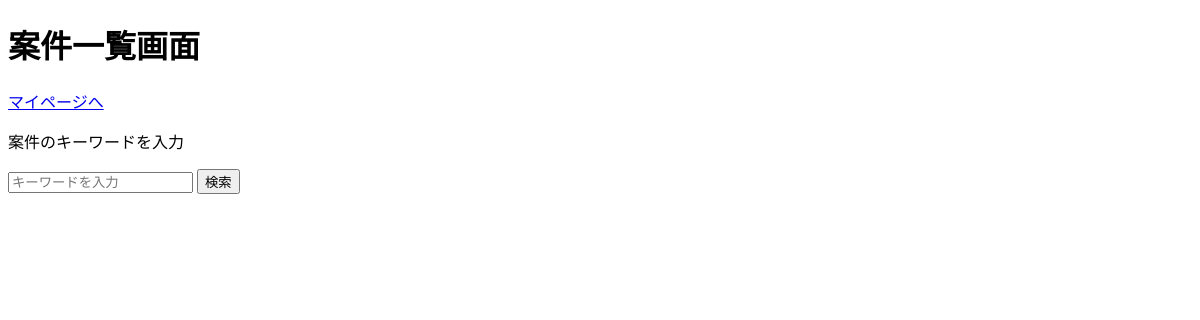
The page /hello/mainpage on the database as committed earlier.
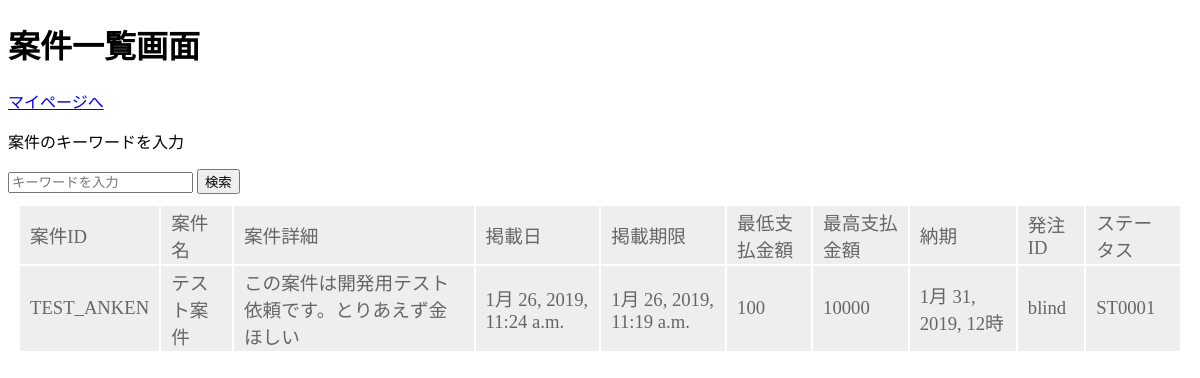
The same page on the database as committed later.
### hello/models.py (models this page shows, shortened)
class ANKENTBL(models.Model):
    ANKENID = models.CharField(max_length=10, default=get_next)  # 案件ID(自動採番)
    ANKENNM = models.CharField(max_length=25)  # 案件名
    CONTENTS = models.CharField(max_length=500)  # 案件詳細内容
    REQUESTDATE = models.DateTimeField(default=timezone.now)  # 掲載日
    RECRUITDATE = models.DateTimeField()  # 掲載期限
    MINPAY = models.IntegerField(default=100)  # 最低金額
    MAXPAY = models.IntegerField(default=10000)  # 最高金額
    DELIVE = models.DateTimeField()  # 納期
    MIDFILENM = models.CharField(max_length=30, null=True)  # 中間成果物ファイル名
    MDCOMMENT = models.CharField(max_length=200, null=True)  # 中間成果物コメント
    MDMONEY = models.IntegerField(default=3, null=True)  # 中間出来高(※初期値は3)
    FNLFILENM = models.CharField(max_length=30, null=True)  # 最終成果物ファイル名
    FNLCOMMENT = models.CharField(max_length=200, null=True)  # 最終成果物コメント
    FNLMONEY = models.IntegerField(default=3, null=True)  # 最終出来高(※初期値は3)
    HTUID = models.ForeignKey(USERTBL, on_delete=models.CASCADE,
                              related_name='ANKENTBL_HTUID')  # 発注ユーザーID
    JYUID = models.ForeignKey(USERTBL, on_delete=models.CASCADE,
                              related_name='ANKENTBL_JYUID', null=True)  # 受注者ID
    STID = models.ForeignKey(
        KOUMOKUM, on_delete=models.CASCADE, default='ST0001')  # ステータスID

class USERTBL(models.Model):
    USERID = models.CharField(max_length=8)  # ユーザーID
    USERNM = models.CharField(max_length=10)  # ユーザー名
    PASS = models.CharField(max_length=10)  # パスワード
    COUNTRYID = models.ForeignKey(KOUMOKUM, on_delete=models.CASCADE,
                                  related_name='KOUMOKUM_COUNTRY')  # 国籍ID
    NAME = models.CharField(max_length=20)  # 氏名
    BIRTHDAY = models.DateTimeField()  # 生年月日
    TEL = models.IntegerField(default=00000000000)  # 電話番号
    UNIV = models.CharField(max_length=20)  # 大学名
    ADDRESSID = models.ForeignKey(KOUMOKUM, on_delete=models.CASCADE,
                                  related_name='KOUMOKUM_ADDRESS')  # 居住地ID
    WORKID = models.ForeignKey(KOUMOKUM, on_delete=models.CASCADE,
                               related_name='KOUMOKUM_WORK')  # 職業ID
    FREESPACE = models.CharField(max_length=500)  # 自己紹介欄
    MAIL = models.EmailField(max_length=50)  # メールアドレス
    RANKID = models.CharField(max_length=1)  # 現在評価ランク
    def __str__(self):
        return self.USERID

class KOUMOKUM(models.Model):
    ITEMID = models.CharField(max_length=10)  # 項目ID
    ITEMNM = models.CharField(max_length=100)  # 項目名
    def __str__(self):
        return self.ITEMID

### hello/views.py (the view)
# urls.py: path('mainpage', views.mainpage, name='mainpage'),
def mainpage(request):
    data1 = ANKENTBL.objects.all()
    params = {
        'title': 'Hello',
        'data1': data1,
    }
    return render(request, 'hello/mainpage.html', params)

### hello/templates/hello/mainpage.html (shortened to what this page needs)
{% load static %}
<!DOCTYPE html>
<html lang="ja">
<head>
  <link rel="stylesheet" type="text/css" href="{% static 'hello/css/style.css' %}" />
</head>
<body>
  <h1>案件一覧画面</h1>
  <a href="mypage">マイページへ</a>
  <form action="cgi-bin/example.cgi" method="post">
    <p>案件のキーワードを入力</p>
    <input type="search" name="search" placeholder="キーワードを入力">
    <input type="submit" name="submit" value="検索">
  </form>
  <table>
    <form action="{% url 'mainpage' %}" method="post">
      {% for item in data1 %}
      <tr>
        <td>案件ID</td>
        <td>案件名</td>
        <td>案件詳細</td>
        <td>掲載日</td>
        <td>掲載期限</td>
        <td>最低支払金額</td>
        <td>最高支払金額</td>
        <td>納期</td>
        <td>発注ID</td>
        <td>ステータス</td>
      </tr>
      <tr>
        <td>{{item.ANKENID}}</td>
        <td>{{item.ANKENNM}}</td>
        <td>{{item.CONTENTS}}</td>
        <td>{{item.REQUESTDATE}}</td>
        <td>{{item.RECRUITDATE}}</td>
        <td>{{item.MINPAY}}</td>
        <td>{{item.MAXPAY}}</td>
        <td>{{item.DELIVE}}</td>
        <td>{{item.HTUID}}</td>
        <td>{{item.STID}}</td>
      </tr>
      {% endfor %}
  </table>
</body>
</html>

### hello/static/hello/css/style.css (style rules this page uses)
table { margin:10px; font-size:14pt; }
table tr td { background-color:#eee; color:#666; padding:2px 10px; birder-size:2px; }

Rows that differ between the two databases and show on the page:
added ANKENTBL: ANKENID "TEST_ANKEN", ANKENNM "テスト案件", CONTENTS "この案件は開発用テスト依頼です。とりあえず金ほしい", REQUESTDATE "1月 26, 2019, 11:24 a.m.", RECRUITDATE "1月 26, 2019, 11:19 a.m.", MINPAY "100", MAXPAY "10000", DELIVE "1月 31, 2019, 12時", HTUID "blind", STID "ST0001"
